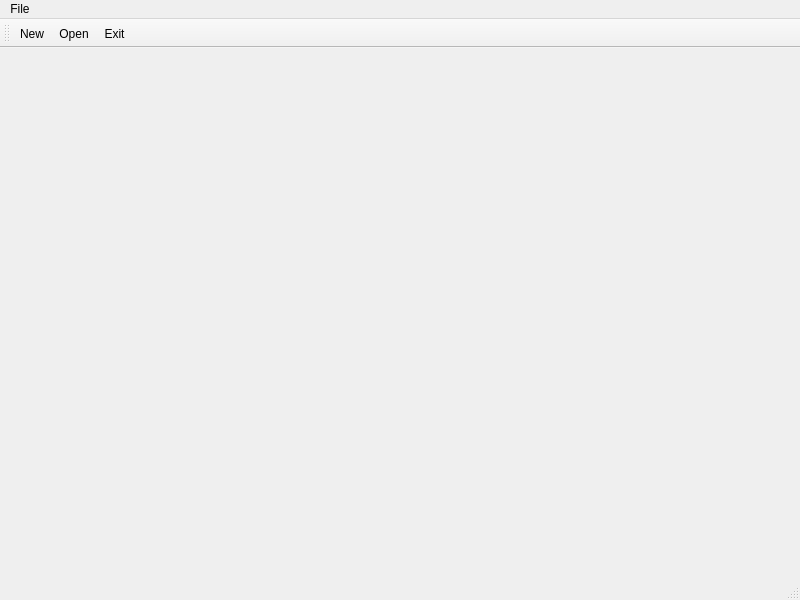
<?xml version="1.0" encoding="UTF-8"?>
<ui version="4.0">
 <class>MainWindow</class>
 <widget class="QMainWindow" name="MainWindow">
  <property name="geometry">
   <rect>
    <x>0</x>
    <y>0</y>
    <width>800</width>
    <height>600</height>
   </rect>
  </property>
  <property name="windowTitle">
   <string>MainWindow</string>
  </property>
  <widget class="QWidget" name="centralwidget"/>
  <widget class="QMenuBar" name="menubar">
   <property name="geometry">
    <rect>
     <x>0</x>
     <y>0</y>
     <width>800</width>
     <height>21</height>
    </rect>
   </property>
   <widget class="QMenu" name="menuFile">
    <property name="title">
     <string>File</string>
    </property>
    <addaction name="actionNew"/>
    <addaction name="actionOpen"/>
    <addaction name="separator"/>
    <addaction name="actionExit"/>
   </widget>
   <addaction name="menuFile"/>
  </widget>
  <widget class="QStatusBar" name="statusbar"/>
  <widget class="QToolBar" name="toolBar">
   <property name="windowTitle">
    <string>toolBar</string>
   </property>
   <attribute name="toolBarArea">
    <enum>TopToolBarArea</enum>
   </attribute>
   <attribute name="toolBarBreak">
    <bool>false</bool>
   </attribute>
   <addaction name="actionNew"/>
   <addaction name="actionOpen"/>
   <addaction name="actionExit"/>
  </widget>
  <action name="actionNew">
   <property name="icon">
    <iconset resource="resource.qrc">
     <normaloff>:/rec/rec/new.png</normaloff>:/rec/rec/new.png</iconset>
   </property>
   <property name="text">
    <string>New</string>
   </property>
  </action>
  <action name="actionOpen">
   <property name="text">
    <string>Open</string>
   </property>
  </action>
  <action name="actionExit">
   <property name="icon">
    <iconset resource="resource.qrc">
     <normaloff>:/rec/rec/close.png</normaloff>:/rec/rec/close.png</iconset>
   </property>
   <property name="text">
    <string>Exit</string>
   </property>
  </action>
 </widget>
 <resources>
  <include location="resource.qrc"/>
 </resources>
 <connections/>
</ui>
